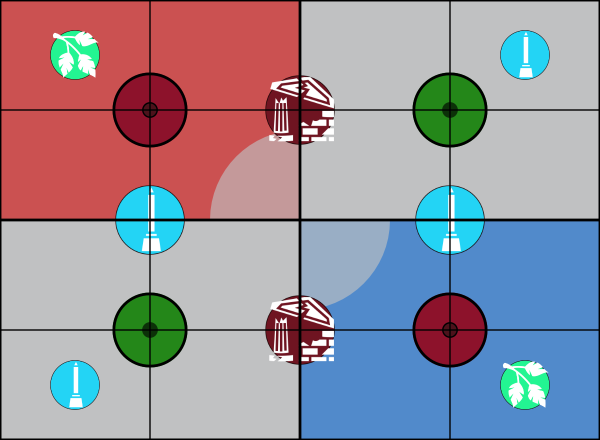
#> input picture assets/battle-plans-ageofindex/aos-passing-seasons.png, 1200 x 880 px, found by its file name (shown at 1/2 size)
$ python find_gold_tokens.py
#> lines starting #> are read from the running program, lines starting #| are printed output that depends on the picture; after the words box and inside, x2 and y2 are one past the last pixel; in counts of white or black regions, pixels touching at a corner belong together
"""
Search for Ghyranite objective tokens - gold-bordered circles with colored centers.
Based on Wahapedia legend: circular tokens with gold/bronze borders and colored backgrounds.
"""
from PIL import Image
import numpy as np
from pathlib import Path
from scipy import ndimage
from scipy.cluster.hierarchy import linkage, fcluster
from scipy.spatial.distance import pdist
import json

BATTLE_PLANS = {
    "aos-passing-seasons.png": {"count": 4, "name": "Passing Seasons"},
    "aos-paths-of-the-fey.png": {"count": 5, "name": "Paths of the Fey"},
    "aos-roiling-roots.png": {"count": 6, "name": "Roiling Roots"},
    "aos-cyclic-shifts.png": {"count": 6, "name": "Cyclic Shifts"},
    "aos-surge-of-slaughter.png": {"count": 5, "name": "Surge of Slaughter"},
    "aos-linked-ley-lines.png": {"count": 5, "name": "Linked Ley Lines"},
    "aos-noxious-nexus.png": {"count": 3, "name": "Noxious Nexus"},
    "aos-the-liferoots.png": {"count": 2, "name": "The Liferoots"},
    "aos-bountiful-equinox.png": {"count": 5, "name": "Bountiful Equinox"},
    "aos-lifecycle.png": {"count": 4, "name": "Lifecycle"},
    "aos-creeping-corruption.png": {"count": 6, "name": "Creeping Corruption"},
    "aos-grasp-of-thorns.png": {"count": 4, "name": "Grasp of Thorns"},
}

def find_objective_tokens(filename, expected_count):
    """Find gold-bordered circular objective tokens."""
#> called with filename = 'aos-passing-seasons.png', expected_count = 4
    image_path = Path(f"assets/battle-plans/{filename}")

    img = Image.open(image_path)
#> img is the input picture: PIL image 1200x880 RGB; mean R, G, B 151.9, 145.6, 156.6
    img_array = np.array(img)

    height, width = img_array.shape[:2]

    if len(img_array.shape) == 2:
        img_array = np.stack([img_array] * 3, axis=-1)
    elif img_array.shape[2] == 4:
        img_array = img_array[:, :, :3]

    # Exclude legend area (bottom 30%)
    battlefield_height = int(height * 0.70)
    battlefield = img_array[:battlefield_height, :]

    r = battlefield[:, :, 0]
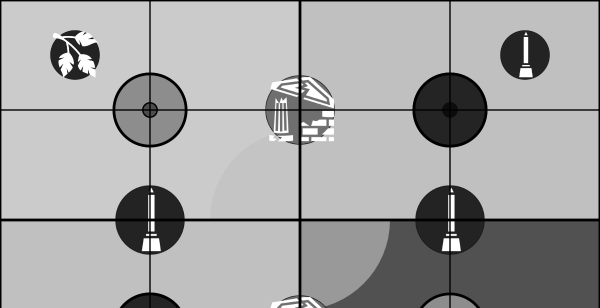
#> r: shape (616, 1200) (shown at 1/2 size); min 0, max 255, mean 163.3
    g = battlefield[:, :, 1]
    b = battlefield[:, :, 2]
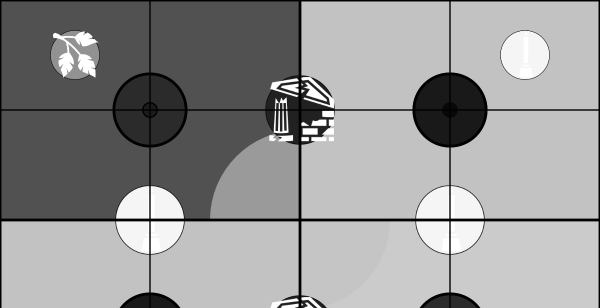
#> b: shape (616, 1200) (shown at 1/2 size); min 0, max 255, mean 149.5

    # Look for GOLD/BRONZE borders - be more lenient
    # The tokens might have darker gold or bronze tones
    gold_mask = (
        (r > 100) & (r < 255) &
        (g > 80) & (g < 220) &
        (b > 15) & (b < 150) &
        ((r > g * 0.9) | (r > b * 1.2))  # Gold-ish tones
    )
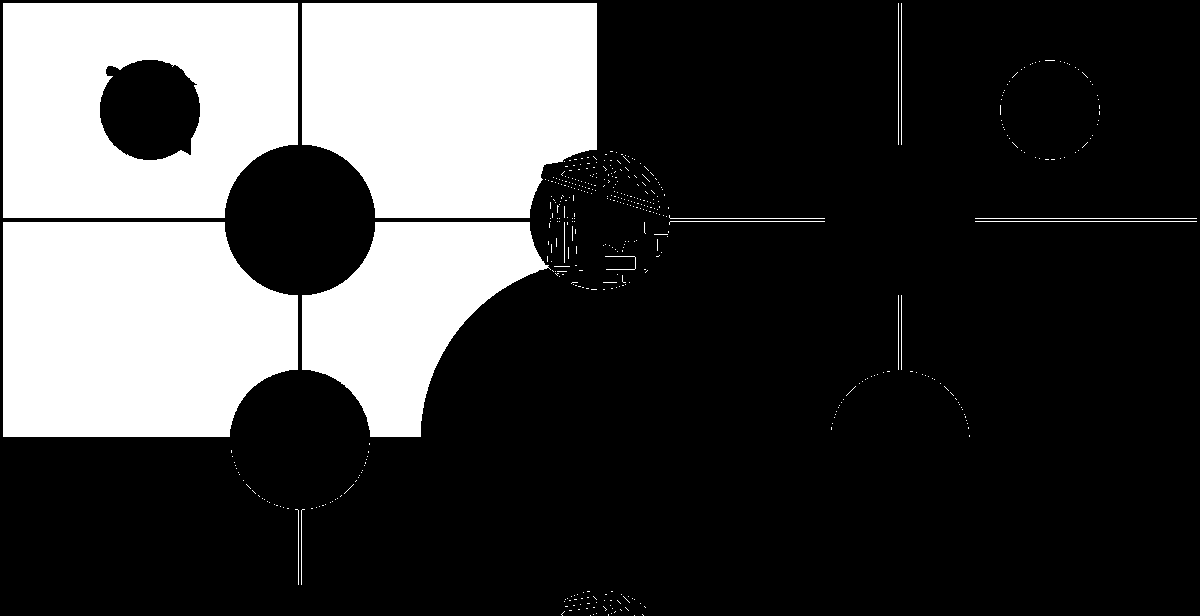
#> gold_mask: shape (616, 1200) bool; 26.2% white; 438 white regions (422 under 20 px), largest, box (x1, y1, x2, y2) and area: (3, 222, 298, 437) 55718, (302, 3, 597, 218) 55609, (3, 3, 298, 218) 51153

    # Find connected gold regions
    labeled, num_features = ndimage.label(gold_mask)
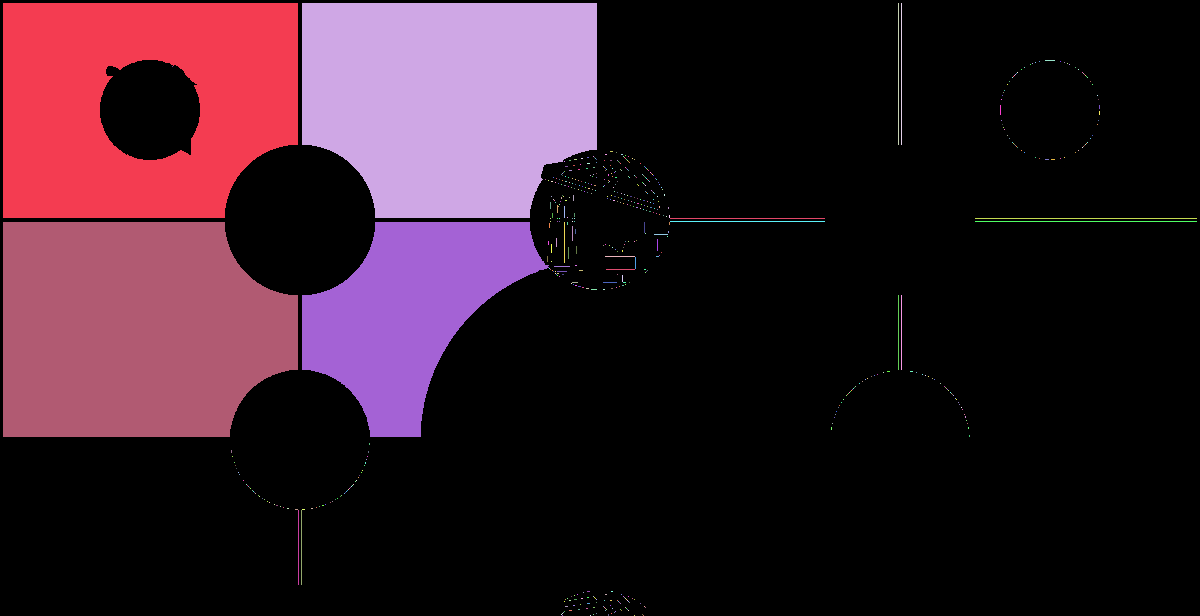
#> labeled: shape (616, 1200) int32; 598 distinct labels, from 0 to 597; one colour per label, 0 black
#> num_features = 597

    candidates = []

    for i in range(1, num_features + 1):
        region_mask = (labeled == i)
        region_size = np.sum(region_mask)

        # Objective tokens can be quite small (the icons are only ~100-1000 pixels)
        if 80 < region_size < 2000:
            y_coords, x_coords = np.where(region_mask)

            x_min, x_max = x_coords.min(), x_coords.max()
            y_min, y_max = y_coords.min(), y_coords.max()

            w = x_max - x_min
            h = y_max - y_min

            # Check if roughly circular - be more lenient
            aspect = min(w, h) / max(w, h, 0.01)

            if aspect > 0.5:  # More lenient circularity check
                center_x = np.mean(x_coords)
                center_y = np.mean(y_coords)

                # Check if there's a colored center (red, green, purple, blue)
                cy = int(center_y)
                cx = int(center_x)

                # Sample the center area
                if 0 <= cy < battlefield.shape[0] and 0 <= cx < battlefield.shape[1]:
                    center_color = battlefield[cy, cx]

                    # Check if center has distinct color (not gold, not gray)
                    cr, cg, cb = center_color

                    # Has colored center if one channel dominates or has distinct hue
                    has_colored_center = (
                        (cr > cg + 20) or  # Reddish
                        (cg > cr + 20) or  # Greenish
                        (cb > cr + 20) or  # Bluish
                        (cr > 100 and cb > 100)  # Purple
                    )

                    if has_colored_center:
                        candidates.append({
                            'pixel_pos': (center_x, center_y),
                            'size': region_size,
                            'center_color': (int(cr), int(cg), int(cb))
                        })
#> this loop made 597 passes
#> (region_size, x_min, x_max, y_min, y_max, w, h) on passes 3, 4, 312, 313, 319, 320: (142, 898, 898, 3, 144, 0, 141), (142, 901, 901, 3, 144, 0, 141), (155, 670, 824, 218, 218, 154, 0), (222, 975, 1196, 218, 218, 221, 0), (155, 670, 824, 221, 221, 154, 0), (222, 975, 1196, 221, 221, 221, 0)
#> pass 3, in find_objective_tokens, `region_mask = (labeled == i)`:
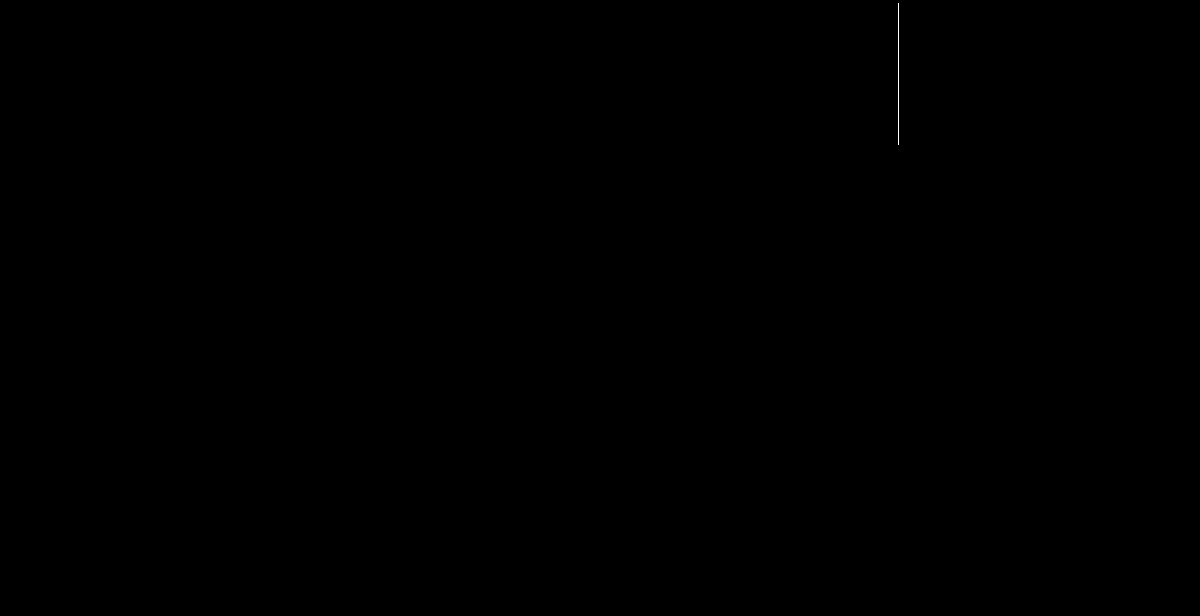
#> region_mask: shape (616, 1200) bool; 0.02% white in thin lines or dots, all inside (x1, y1, x2, y2) = (898, 3, 899, 145)
#> after the loop, candidates = []

    if not candidates:
        return None

    # Cluster nearby candidates
    if len(candidates) > expected_count:
        positions = np.array([c['pixel_pos'] for c in candidates])

        if len(positions) > 1:
            distances = pdist(positions)
            Z = linkage(distances, method='single')
            clusters = fcluster(Z, t=30, criterion='distance')

            clustered = []
            for cluster_id in range(1, max(clusters) + 1):
                members = [candidates[i] for i in range(len(candidates)) if clusters[i] == cluster_id]
                best = max(members, key=lambda x: x['size'])
                clustered.append(best)

            candidates = clustered

    # Sort by size and take top N
    candidates.sort(key=lambda x: x['size'], reverse=True)
    top_objectives = candidates[:expected_count]

    # Convert to battlefield coordinates
    objectives = []
    for obj in top_objectives:
        cx, cy = obj['pixel_pos']
        bf_x = (cx / width) * 60
        bf_y = ((battlefield_height - cy) / battlefield_height) * 44

        objectives.append({
            'x': round(bf_x, 1),
            'y': round(bf_y, 1),
            'color': f"RGB{obj['center_color']}"
        })

    return objectives

# Process all battle plans
results = {}
print("Searching for gold-bordered objective tokens...")
print("="*70)

for filename, metadata in BATTLE_PLANS.items():
    print(f"\n{metadata['name']} ({filename})")
    print(f"  Expected: {metadata['count']} objectives")

    objectives = find_objective_tokens(filename, metadata['count'])

    if objectives:
        print(f"  Found: {len(objectives)} objectives")
        for i, obj in enumerate(objectives, 1):
            print(f"    {i}. ({obj['x']:5.1f}\", {obj['y']:5.1f}\") - {obj['color']}")

        results[filename] = {
            'name': metadata['name'],
            'objective_count': len(objectives),
            'objectives': [{'x': o['x'], 'y': o['y']} for o in objectives]
        }
    else:
        print(f"  ❌ Failed to find tokens")
#> pass 2 of the loop `for filename, metadata in BATTLE_PLANS.items():`:
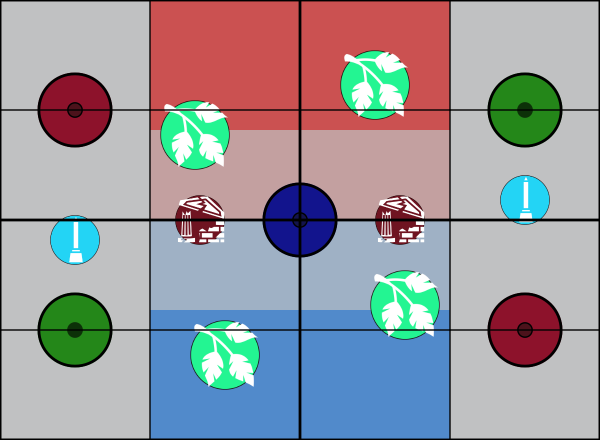
#> input picture assets/battle-plans-ageofindex/aos-paths-of-the-fey.png, 1200 x 880 px, found by its file name (shown at 1/2 size)
#> in find_objective_tokens, img is the input picture: PIL image 1200x880 RGB; mean R, G, B 154.5, 153.1, 159.5
#> in find_objective_tokens (call 2), `labeled, num_features = ndimage.label(gold_mask)`:
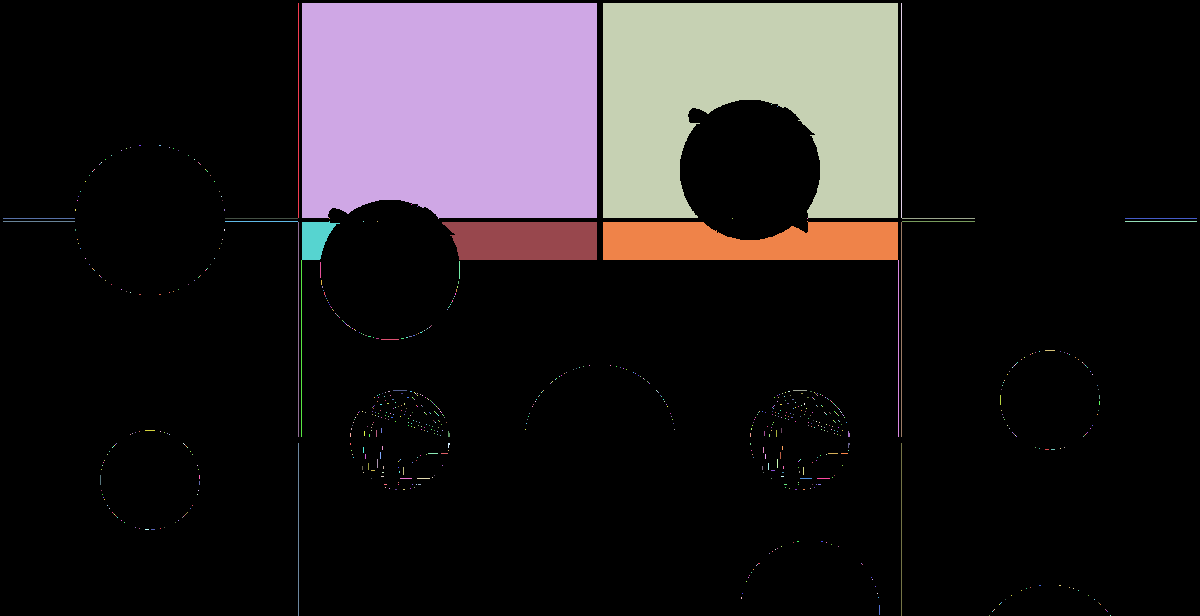
#> labeled: shape (616, 1200) int32; 802 distinct labels, from 0 to 801; one colour per label, 0 black
#> num_features = 801
#> the loop in find_objective_tokens (call 2), `for i in range(1, num_features + 1):` made 801 passes
#> (region_size, x_min, x_max, y_min, y_max, w, h, aspect) on pass 54: (955, 302, 339, 221, 259, 37, 38, 0.974)
#> after the loop in find_objective_tokens (call 2), `for i in range(1, num_features + 1):`:
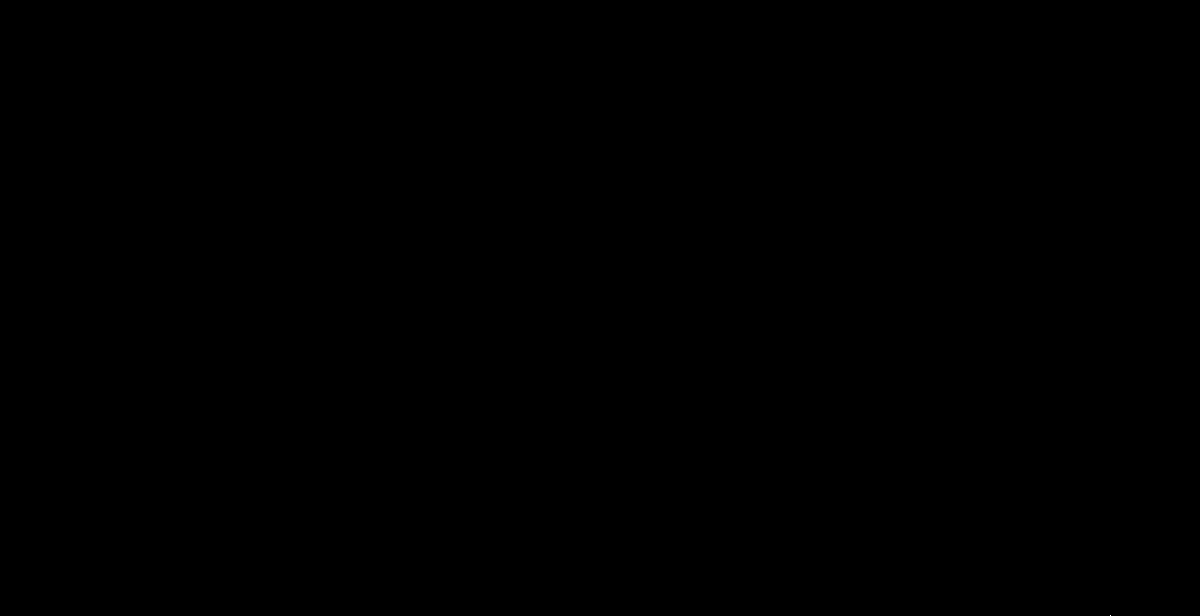
#> region_mask: shape (616, 1200) bool; 0% white in thin lines or dots, all inside (x1, y1, x2, y2) = (1110, 615, 1111, 616)
#> after the loop in find_objective_tokens (call 2), `for i in range(1, num_features + 1):`: candidates = 1 item
#> the loop in find_objective_tokens (call 2), `for obj in top_objectives:` made 1 pass
#> (cx, cy, bf_x, bf_y) on pass 1: (314.6, 238.4, 15.73, 26.97)
#|   Found: 1 objectives
#> the loop `for i, obj in enumerate(objectives, 1):` made 1 pass
#> (i, obj) on pass 1: (1, {'x': 15.7, 'y': 27, 'color': 'RGB(203, 81, 81)'})
#> (printed output is left out)
#> (the run stopped early here; a loop or call above may not have finished)
